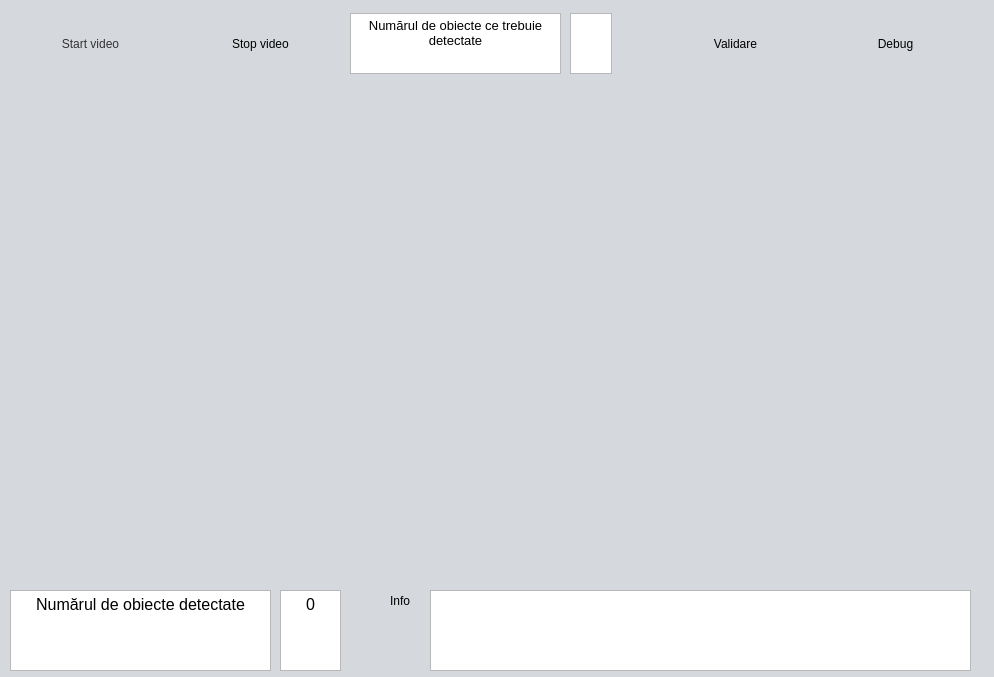
<?xml version="1.0" encoding="UTF-8"?>
<ui version="4.0">
 <class>Dialog</class>
 <widget class="QDialog" name="Dialog">
  <property name="geometry">
   <rect>
    <x>0</x>
    <y>0</y>
    <width>994</width>
    <height>677</height>
   </rect>
  </property>
  <property name="windowTitle">
   <string>Dialog</string>
  </property>
  <property name="styleSheet">
   <string notr="true">QDialog
{
background-color: #D5D8DC
}</string>
  </property>
  <widget class="QLabel" name="videoLabel">
   <property name="geometry">
    <rect>
     <x>170</x>
     <y>100</y>
     <width>640</width>
     <height>480</height>
    </rect>
   </property>
   <property name="text">
    <string/>
   </property>
  </widget>
  <widget class="QTextBrowser" name="sampleText_1">
   <property name="geometry">
    <rect>
     <x>10</x>
     <y>590</y>
     <width>261</width>
     <height>81</height>
    </rect>
   </property>
   <property name="html">
    <string>&lt;!DOCTYPE HTML PUBLIC &quot;-//W3C//DTD HTML 4.0//EN&quot; &quot;http://www.w3.org/TR/REC-html40/strict.dtd&quot;&gt;
&lt;html&gt;&lt;head&gt;&lt;meta name=&quot;qrichtext&quot; content=&quot;1&quot; /&gt;&lt;style type=&quot;text/css&quot;&gt;
p, li { white-space: pre-wrap; }
&lt;/style&gt;&lt;/head&gt;&lt;body style=&quot; font-family:'MS Shell Dlg 2'; font-size:7.8pt; font-weight:400; font-style:normal;&quot;&gt;
&lt;p align=&quot;center&quot; style=&quot; margin-top:0px; margin-bottom:0px; margin-left:0px; margin-right:0px; -qt-block-indent:0; text-indent:0px;&quot;&gt;&lt;span style=&quot; font-size:12pt;&quot;&gt;Numărul de obiecte detectate&lt;/span&gt;&lt;/p&gt;&lt;/body&gt;&lt;/html&gt;</string>
   </property>
  </widget>
  <widget class="QTextBrowser" name="numberText">
   <property name="geometry">
    <rect>
     <x>280</x>
     <y>590</y>
     <width>61</width>
     <height>81</height>
    </rect>
   </property>
   <property name="font">
    <font>
     <pointsize>11</pointsize>
    </font>
   </property>
   <property name="html">
    <string>&lt;!DOCTYPE HTML PUBLIC &quot;-//W3C//DTD HTML 4.0//EN&quot; &quot;http://www.w3.org/TR/REC-html40/strict.dtd&quot;&gt;
&lt;html&gt;&lt;head&gt;&lt;meta name=&quot;qrichtext&quot; content=&quot;1&quot; /&gt;&lt;style type=&quot;text/css&quot;&gt;
p, li { white-space: pre-wrap; }
&lt;/style&gt;&lt;/head&gt;&lt;body style=&quot; font-family:'MS Shell Dlg 2'; font-size:11pt; font-weight:400; font-style:normal;&quot;&gt;
&lt;p align=&quot;center&quot; style=&quot; margin-top:0px; margin-bottom:0px; margin-left:0px; margin-right:0px; -qt-block-indent:0; text-indent:0px;&quot;&gt;&lt;span style=&quot; font-size:12pt;&quot;&gt;0&lt;/span&gt;&lt;/p&gt;&lt;/body&gt;&lt;/html&gt;</string>
   </property>
  </widget>
  <widget class="QTextBrowser" name="sampleText_2">
   <property name="geometry">
    <rect>
     <x>350</x>
     <y>13</y>
     <width>211</width>
     <height>61</height>
    </rect>
   </property>
   <property name="html">
    <string>&lt;!DOCTYPE HTML PUBLIC &quot;-//W3C//DTD HTML 4.0//EN&quot; &quot;http://www.w3.org/TR/REC-html40/strict.dtd&quot;&gt;
&lt;html&gt;&lt;head&gt;&lt;meta name=&quot;qrichtext&quot; content=&quot;1&quot; /&gt;&lt;style type=&quot;text/css&quot;&gt;
p, li { white-space: pre-wrap; }
&lt;/style&gt;&lt;/head&gt;&lt;body style=&quot; font-family:'MS Shell Dlg 2'; font-size:7.8pt; font-weight:400; font-style:normal;&quot;&gt;
&lt;p align=&quot;center&quot; style=&quot; margin-top:0px; margin-bottom:0px; margin-left:0px; margin-right:0px; -qt-block-indent:0; text-indent:0px;&quot;&gt;&lt;span style=&quot; font-size:10pt;&quot;&gt;Numărul de obiecte ce trebuie detectate&lt;/span&gt;&lt;/p&gt;&lt;/body&gt;&lt;/html&gt;</string>
   </property>
  </widget>
  <widget class="QPushButton" name="stopWebcam">
   <property name="geometry">
    <rect>
     <x>180</x>
     <y>13</y>
     <width>161</width>
     <height>61</height>
    </rect>
   </property>
   <property name="sizePolicy">
    <sizepolicy hsizetype="Preferred" vsizetype="Fixed">
     <horstretch>0</horstretch>
     <verstretch>0</verstretch>
    </sizepolicy>
   </property>
   <property name="font">
    <font>
     <pointsize>9</pointsize>
     <weight>50</weight>
     <bold>false</bold>
     <strikeout>false</strikeout>
    </font>
   </property>
   <property name="cursor">
    <cursorShape>PointingHandCursor</cursorShape>
   </property>
   <property name="styleSheet">
    <string notr="true">QPushButton {
    background: qradialgradient(
        cx: 0.3, cy: -0.4, fx: 0.3, fy: -0.4,
        radius: 1.35, stop: 0 #fff, stop: 1 #DE8B8B  
    );
    border: none;  /* Remove the border */
}

QPushButton:hover {
    background: qradialgradient(
        cx: 0.3, cy: -0.4, fx: 0.3, fy: -0.4,
        radius: 1.35, stop: 0 #fff, stop: 1 #F5B7B1
    );
}

QPushButton:pressed {
    border-style: none;  /* Remove the border-style property */
    background: qradialgradient(
        cx: 0.4, cy: -0.1, fx: 0.4, fy: -0.1,
        radius: 1.35, stop: 0 #fff, stop: 1 #E74C3C 
    );
}

QPushButton:disabled {
    background: qradialgradient(
        cx: 0.3, cy: -0.4, fx: 0.3, fy: -0.4,
        radius: 1.35, stop: 0 #fff, stop: 1 #ff9999
    );
    color: #999;
}
</string>
   </property>
   <property name="text">
    <string>Stop video</string>
   </property>
  </widget>
  <widget class="QPushButton" name="startWebcam">
   <property name="enabled">
    <bool>true</bool>
   </property>
   <property name="geometry">
    <rect>
     <x>10</x>
     <y>13</y>
     <width>161</width>
     <height>61</height>
    </rect>
   </property>
   <property name="sizePolicy">
    <sizepolicy hsizetype="Preferred" vsizetype="Fixed">
     <horstretch>0</horstretch>
     <verstretch>0</verstretch>
    </sizepolicy>
   </property>
   <property name="palette">
    <palette>
     <active>
      <colorrole role="WindowText">
       <brush brushstyle="SolidPattern">
        <color alpha="255">
         <red>51</red>
         <green>51</green>
         <blue>51</blue>
        </color>
       </brush>
      </colorrole>
      <colorrole role="Button">
       <brush brushstyle="RadialGradientPattern">
        <gradient centralx="0.000000000000000" centraly="0.000000000000000" focalx="0.000000000000000" focaly="0.000000000000000" radius="1.350000000000000" type="RadialGradient" spread="PadSpread" coordinatemode="ObjectBoundingMode">
         <gradientstop position="0.000000000000000">
          <color alpha="255">
           <red>255</red>
           <green>255</green>
           <blue>255</blue>
          </color>
         </gradientstop>
         <gradientstop position="1.000000000000000">
          <color alpha="255">
           <red>17</red>
           <green>122</green>
           <blue>101</blue>
          </color>
         </gradientstop>
        </gradient>
       </brush>
      </colorrole>
      <colorrole role="Light">
       <brush brushstyle="SolidPattern">
        <color alpha="255">
         <red>255</red>
         <green>0</green>
         <blue>0</blue>
        </color>
       </brush>
      </colorrole>
      <colorrole role="Midlight">
       <brush brushstyle="SolidPattern">
        <color alpha="255">
         <red>212</red>
         <green>0</green>
         <blue>0</blue>
        </color>
       </brush>
      </colorrole>
      <colorrole role="Dark">
       <brush brushstyle="SolidPattern">
        <color alpha="255">
         <red>85</red>
         <green>0</green>
         <blue>0</blue>
        </color>
       </brush>
      </colorrole>
      <colorrole role="Mid">
       <brush brushstyle="SolidPattern">
        <color alpha="255">
         <red>113</red>
         <green>0</green>
         <blue>0</blue>
        </color>
       </brush>
      </colorrole>
      <colorrole role="Text">
       <brush brushstyle="SolidPattern">
        <color alpha="255">
         <red>51</red>
         <green>51</green>
         <blue>51</blue>
        </color>
       </brush>
      </colorrole>
      <colorrole role="BrightText">
       <brush brushstyle="SolidPattern">
        <color alpha="255">
         <red>255</red>
         <green>255</green>
         <blue>255</blue>
        </color>
       </brush>
      </colorrole>
      <colorrole role="ButtonText">
       <brush brushstyle="SolidPattern">
        <color alpha="255">
         <red>51</red>
         <green>51</green>
         <blue>51</blue>
        </color>
       </brush>
      </colorrole>
      <colorrole role="Base">
       <brush brushstyle="RadialGradientPattern">
        <gradient centralx="0.000000000000000" centraly="0.000000000000000" focalx="0.000000000000000" focaly="0.000000000000000" radius="1.350000000000000" type="RadialGradient" spread="PadSpread" coordinatemode="ObjectBoundingMode">
         <gradientstop position="0.000000000000000">
          <color alpha="255">
           <red>255</red>
           <green>255</green>
           <blue>255</blue>
          </color>
         </gradientstop>
         <gradientstop position="1.000000000000000">
          <color alpha="255">
           <red>17</red>
           <green>122</green>
           <blue>101</blue>
          </color>
         </gradientstop>
        </gradient>
       </brush>
      </colorrole>
      <colorrole role="Window">
       <brush brushstyle="RadialGradientPattern">
        <gradient centralx="0.000000000000000" centraly="0.000000000000000" focalx="0.000000000000000" focaly="0.000000000000000" radius="1.350000000000000" type="RadialGradient" spread="PadSpread" coordinatemode="ObjectBoundingMode">
         <gradientstop position="0.000000000000000">
          <color alpha="255">
           <red>255</red>
           <green>255</green>
           <blue>255</blue>
          </color>
         </gradientstop>
         <gradientstop position="1.000000000000000">
          <color alpha="255">
           <red>17</red>
           <green>122</green>
           <blue>101</blue>
          </color>
         </gradientstop>
        </gradient>
       </brush>
      </colorrole>
      <colorrole role="Shadow">
       <brush brushstyle="SolidPattern">
        <color alpha="255">
         <red>0</red>
         <green>0</green>
         <blue>0</blue>
        </color>
       </brush>
      </colorrole>
      <colorrole role="AlternateBase">
       <brush brushstyle="SolidPattern">
        <color alpha="255">
         <red>212</red>
         <green>127</green>
         <blue>127</blue>
        </color>
       </brush>
      </colorrole>
      <colorrole role="ToolTipBase">
       <brush brushstyle="SolidPattern">
        <color alpha="255">
         <red>255</red>
         <green>255</green>
         <blue>220</blue>
        </color>
       </brush>
      </colorrole>
      <colorrole role="ToolTipText">
       <brush brushstyle="SolidPattern">
        <color alpha="255">
         <red>0</red>
         <green>0</green>
         <blue>0</blue>
        </color>
       </brush>
      </colorrole>
     </active>
     <inactive>
      <colorrole role="WindowText">
       <brush brushstyle="SolidPattern">
        <color alpha="255">
         <red>51</red>
         <green>51</green>
         <blue>51</blue>
        </color>
       </brush>
      </colorrole>
      <colorrole role="Button">
       <brush brushstyle="RadialGradientPattern">
        <gradient centralx="0.000000000000000" centraly="0.000000000000000" focalx="0.000000000000000" focaly="0.000000000000000" radius="1.350000000000000" type="RadialGradient" spread="PadSpread" coordinatemode="ObjectBoundingMode">
         <gradientstop position="0.000000000000000">
          <color alpha="255">
           <red>255</red>
           <green>255</green>
           <blue>255</blue>
          </color>
         </gradientstop>
         <gradientstop position="1.000000000000000">
          <color alpha="255">
           <red>17</red>
           <green>122</green>
           <blue>101</blue>
          </color>
         </gradientstop>
        </gradient>
       </brush>
      </colorrole>
      <colorrole role="Light">
       <brush brushstyle="SolidPattern">
        <color alpha="255">
         <red>255</red>
         <green>0</green>
         <blue>0</blue>
        </color>
       </brush>
      </colorrole>
      <colorrole role="Midlight">
       <brush brushstyle="SolidPattern">
        <color alpha="255">
         <red>212</red>
         <green>0</green>
         <blue>0</blue>
        </color>
       </brush>
      </colorrole>
      <colorrole role="Dark">
       <brush brushstyle="SolidPattern">
        <color alpha="255">
         <red>85</red>
         <green>0</green>
         <blue>0</blue>
        </color>
       </brush>
      </colorrole>
      <colorrole role="Mid">
       <brush brushstyle="SolidPattern">
        <color alpha="255">
         <red>113</red>
         <green>0</green>
         <blue>0</blue>
        </color>
       </brush>
      </colorrole>
      <colorrole role="Text">
       <brush brushstyle="SolidPattern">
        <color alpha="255">
         <red>51</red>
         <green>51</green>
         <blue>51</blue>
        </color>
       </brush>
      </colorrole>
      <colorrole role="BrightText">
       <brush brushstyle="SolidPattern">
        <color alpha="255">
         <red>255</red>
         <green>255</green>
         <blue>255</blue>
        </color>
       </brush>
      </colorrole>
      <colorrole role="ButtonText">
       <brush brushstyle="SolidPattern">
        <color alpha="255">
         <red>51</red>
         <green>51</green>
         <blue>51</blue>
        </color>
       </brush>
      </colorrole>
      <colorrole role="Base">
       <brush brushstyle="RadialGradientPattern">
        <gradient centralx="0.000000000000000" centraly="0.000000000000000" focalx="0.000000000000000" focaly="0.000000000000000" radius="1.350000000000000" type="RadialGradient" spread="PadSpread" coordinatemode="ObjectBoundingMode">
         <gradientstop position="0.000000000000000">
          <color alpha="255">
           <red>255</red>
           <green>255</green>
           <blue>255</blue>
          </color>
         </gradientstop>
         <gradientstop position="1.000000000000000">
          <color alpha="255">
           <red>17</red>
           <green>122</green>
           <blue>101</blue>
          </color>
         </gradientstop>
        </gradient>
       </brush>
      </colorrole>
      <colorrole role="Window">
       <brush brushstyle="RadialGradientPattern">
        <gradient centralx="0.000000000000000" centraly="0.000000000000000" focalx="0.000000000000000" focaly="0.000000000000000" radius="1.350000000000000" type="RadialGradient" spread="PadSpread" coordinatemode="ObjectBoundingMode">
         <gradientstop position="0.000000000000000">
          <color alpha="255">
           <red>255</red>
           <green>255</green>
           <blue>255</blue>
          </color>
         </gradientstop>
         <gradientstop position="1.000000000000000">
          <color alpha="255">
           <red>17</red>
           <green>122</green>
           <blue>101</blue>
          </color>
         </gradientstop>
        </gradient>
       </brush>
      </colorrole>
      <colorrole role="Shadow">
       <brush brushstyle="SolidPattern">
        <color alpha="255">
         <red>0</red>
         <green>0</green>
         <blue>0</blue>
        </color>
       </brush>
      </colorrole>
      <colorrole role="AlternateBase">
       <brush brushstyle="SolidPattern">
        <color alpha="255">
         <red>212</red>
         <green>127</green>
         <blue>127</blue>
        </color>
       </brush>
      </colorrole>
      <colorrole role="ToolTipBase">
       <brush brushstyle="SolidPattern">
        <color alpha="255">
         <red>255</red>
         <green>255</green>
         <blue>220</blue>
        </color>
       </brush>
      </colorrole>
      <colorrole role="ToolTipText">
       <brush brushstyle="SolidPattern">
        <color alpha="255">
         <red>0</red>
         <green>0</green>
         <blue>0</blue>
        </color>
       </brush>
      </colorrole>
     </inactive>
     <disabled>
      <colorrole role="WindowText">
       <brush brushstyle="SolidPattern">
        <color alpha="255">
         <red>51</red>
         <green>51</green>
         <blue>51</blue>
        </color>
       </brush>
      </colorrole>
      <colorrole role="Button">
       <brush brushstyle="RadialGradientPattern">
        <gradient centralx="0.000000000000000" centraly="0.000000000000000" focalx="0.000000000000000" focaly="0.000000000000000" radius="1.350000000000000" type="RadialGradient" spread="PadSpread" coordinatemode="ObjectBoundingMode">
         <gradientstop position="0.000000000000000">
          <color alpha="255">
           <red>255</red>
           <green>255</green>
           <blue>255</blue>
          </color>
         </gradientstop>
         <gradientstop position="1.000000000000000">
          <color alpha="255">
           <red>17</red>
           <green>122</green>
           <blue>101</blue>
          </color>
         </gradientstop>
        </gradient>
       </brush>
      </colorrole>
      <colorrole role="Light">
       <brush brushstyle="SolidPattern">
        <color alpha="255">
         <red>255</red>
         <green>0</green>
         <blue>0</blue>
        </color>
       </brush>
      </colorrole>
      <colorrole role="Midlight">
       <brush brushstyle="SolidPattern">
        <color alpha="255">
         <red>212</red>
         <green>0</green>
         <blue>0</blue>
        </color>
       </brush>
      </colorrole>
      <colorrole role="Dark">
       <brush brushstyle="SolidPattern">
        <color alpha="255">
         <red>85</red>
         <green>0</green>
         <blue>0</blue>
        </color>
       </brush>
      </colorrole>
      <colorrole role="Mid">
       <brush brushstyle="SolidPattern">
        <color alpha="255">
         <red>113</red>
         <green>0</green>
         <blue>0</blue>
        </color>
       </brush>
      </colorrole>
      <colorrole role="Text">
       <brush brushstyle="SolidPattern">
        <color alpha="255">
         <red>51</red>
         <green>51</green>
         <blue>51</blue>
        </color>
       </brush>
      </colorrole>
      <colorrole role="BrightText">
       <brush brushstyle="SolidPattern">
        <color alpha="255">
         <red>255</red>
         <green>255</green>
         <blue>255</blue>
        </color>
       </brush>
      </colorrole>
      <colorrole role="ButtonText">
       <brush brushstyle="SolidPattern">
        <color alpha="255">
         <red>51</red>
         <green>51</green>
         <blue>51</blue>
        </color>
       </brush>
      </colorrole>
      <colorrole role="Base">
       <brush brushstyle="RadialGradientPattern">
        <gradient centralx="0.000000000000000" centraly="0.000000000000000" focalx="0.000000000000000" focaly="0.000000000000000" radius="1.350000000000000" type="RadialGradient" spread="PadSpread" coordinatemode="ObjectBoundingMode">
         <gradientstop position="0.000000000000000">
          <color alpha="255">
           <red>255</red>
           <green>255</green>
           <blue>255</blue>
          </color>
         </gradientstop>
         <gradientstop position="1.000000000000000">
          <color alpha="255">
           <red>17</red>
           <green>122</green>
           <blue>101</blue>
          </color>
         </gradientstop>
        </gradient>
       </brush>
      </colorrole>
      <colorrole role="Window">
       <brush brushstyle="RadialGradientPattern">
        <gradient centralx="0.000000000000000" centraly="0.000000000000000" focalx="0.000000000000000" focaly="0.000000000000000" radius="1.350000000000000" type="RadialGradient" spread="PadSpread" coordinatemode="ObjectBoundingMode">
         <gradientstop position="0.000000000000000">
          <color alpha="255">
           <red>255</red>
           <green>255</green>
           <blue>255</blue>
          </color>
         </gradientstop>
         <gradientstop position="1.000000000000000">
          <color alpha="255">
           <red>17</red>
           <green>122</green>
           <blue>101</blue>
          </color>
         </gradientstop>
        </gradient>
       </brush>
      </colorrole>
      <colorrole role="Shadow">
       <brush brushstyle="SolidPattern">
        <color alpha="255">
         <red>0</red>
         <green>0</green>
         <blue>0</blue>
        </color>
       </brush>
      </colorrole>
      <colorrole role="AlternateBase">
       <brush brushstyle="SolidPattern">
        <color alpha="255">
         <red>170</red>
         <green>0</green>
         <blue>0</blue>
        </color>
       </brush>
      </colorrole>
      <colorrole role="ToolTipBase">
       <brush brushstyle="SolidPattern">
        <color alpha="255">
         <red>255</red>
         <green>255</green>
         <blue>220</blue>
        </color>
       </brush>
      </colorrole>
      <colorrole role="ToolTipText">
       <brush brushstyle="SolidPattern">
        <color alpha="255">
         <red>0</red>
         <green>0</green>
         <blue>0</blue>
        </color>
       </brush>
      </colorrole>
     </disabled>
    </palette>
   </property>
   <property name="font">
    <font>
     <pointsize>9</pointsize>
     <weight>50</weight>
     <bold>false</bold>
     <strikeout>false</strikeout>
    </font>
   </property>
   <property name="cursor">
    <cursorShape>PointingHandCursor</cursorShape>
   </property>
   <property name="mouseTracking">
    <bool>false</bool>
   </property>
   <property name="styleSheet">
    <string notr="true">QPushButton {
    color: #333;
    background: qradialgradient(
        radius: 1.35, stop: 0 #fff, stop: 1 #117A65 
    );
    padding: 5px;
    border: none;  /* Remove the border */
}

QPushButton:hover {
    background: qradialgradient(
        cx: 0.3, cy: -0.4, fx: 0.3, fy: -0.4,
        radius: 1.35, stop: 0 #fff, stop: 1 #ABEBC6 
    );
}

QPushButton:pressed {
    border-style: none;  /* Remove the border-style property */
    background: qradialgradient(
        cx: 0.4, cy: -0.1, fx: 0.4, fy: -0.1,
        radius: 1.35, stop: 0 #fff, stop: 1 #28B463 
    );
}
</string>
   </property>
   <property name="text">
    <string>Start video</string>
   </property>
  </widget>
  <widget class="QPushButton" name="debButton">
   <property name="geometry">
    <rect>
     <x>830</x>
     <y>13</y>
     <width>131</width>
     <height>61</height>
    </rect>
   </property>
   <property name="font">
    <font>
     <pointsize>9</pointsize>
     <weight>50</weight>
     <bold>false</bold>
     <strikeout>false</strikeout>
    </font>
   </property>
   <property name="cursor">
    <cursorShape>PointingHandCursor</cursorShape>
   </property>
   <property name="styleSheet">
    <string notr="true">QPushButton {
    background: qradialgradient(
        cx: 0.3, cy: -0.4, fx: 0.3, fy: -0.4,
        radius: 1.35, stop: 0 #fff, stop: 1 #fff 
    );
    border: none;  /* Remove the border */
}

QPushButton:hover {
    background: qradialgradient(
        cx: 0.3, cy: -0.4, fx: 0.3, fy: -0.4,
        radius: 1.35, stop: 0 #fff, stop: 1 #D6EAF8 
    );
}

QPushButton:pressed {
    border-style: none;  /* Remove the border-style property */
    background: qradialgradient(
        cx: 0.4, cy: -0.1, fx: 0.4, fy: -0.1,
        radius: 1.35, stop: 0 #fff, stop: 1 #85C1E9
    );
}

QPushButton:disabled {
    background: qradialgradient(
        cx: 0.3, cy: -0.4, fx: 0.3, fy: -0.4,
        radius: 1.35, stop: 0 #fff, stop: 1 #ff9999
    );
    color: #999;
}
</string>
   </property>
   <property name="text">
    <string>Debug</string>
   </property>
  </widget>
  <widget class="QLabel" name="label_18">
   <property name="geometry">
    <rect>
     <x>390</x>
     <y>590</y>
     <width>68</width>
     <height>22</height>
    </rect>
   </property>
   <property name="text">
    <string>Info</string>
   </property>
  </widget>
  <widget class="QTextEdit" name="logEdit">
   <property name="geometry">
    <rect>
     <x>430</x>
     <y>590</y>
     <width>541</width>
     <height>81</height>
    </rect>
   </property>
  </widget>
  <widget class="QTextEdit" name="spinBox">
   <property name="geometry">
    <rect>
     <x>570</x>
     <y>13</y>
     <width>42</width>
     <height>61</height>
    </rect>
   </property>
  </widget>
  <widget class="QPushButton" name="valButton">
   <property name="geometry">
    <rect>
     <x>670</x>
     <y>13</y>
     <width>131</width>
     <height>61</height>
    </rect>
   </property>
   <property name="font">
    <font>
     <pointsize>9</pointsize>
     <weight>50</weight>
     <bold>false</bold>
     <strikeout>false</strikeout>
    </font>
   </property>
   <property name="cursor">
    <cursorShape>PointingHandCursor</cursorShape>
   </property>
   <property name="styleSheet">
    <string notr="true">QPushButton {
    background: qradialgradient(
        cx: 0.3, cy: -0.4, fx: 0.3, fy: -0.4,
        radius: 1.35, stop: 0 #fff, stop: 1 #fff 
    );
    border: none;  /* Remove the border */
}

QPushButton:hover {
    background: qradialgradient(
        cx: 0.3, cy: -0.4, fx: 0.3, fy: -0.4,
        radius: 1.35, stop: 0 #fff, stop: 1 #D6EAF8 
    );
}

QPushButton:pressed {
    border-style: none;  /* Remove the border-style property */
    background: qradialgradient(
        cx: 0.4, cy: -0.1, fx: 0.4, fy: -0.1,
        radius: 1.35, stop: 0 #fff, stop: 1 #85C1E9
    );
}

QPushButton:disabled {
    background: qradialgradient(
        cx: 0.3, cy: -0.4, fx: 0.3, fy: -0.4,
        radius: 1.35, stop: 0 #fff, stop: 1 #ff9999
    );
    color: #999;
}
</string>
   </property>
   <property name="text">
    <string>Validare</string>
   </property>
  </widget>
 </widget>
 <resources/>
 <connections/>
</ui>
